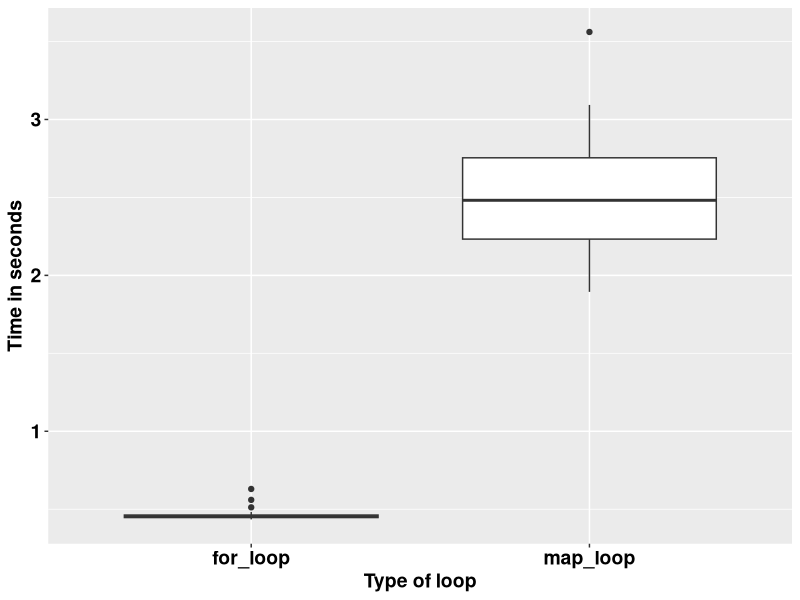

Source code (R):
## ---- chunk 1
knitr::opts_chunk$set(echo = TRUE)
## ---- chunk 2
square <- function(a) a**2
square(3)
## ---- chunk 3
square <- function(b){ # Create the function name, called square
  b**2
}
square(3)
## ---- chunk 4
square <- function(c){ 
  product <- c**2
  return(product)
}
square(3)
## ---- chunk 5
square <- function(d){
  product <- d**2
  print(product)
}
square(5)
## ---- chunk 6
square <- function(e){
  product <- e**2
  (product)
}
square(9)
## ---- chunk 7
square <- function(f){
  product <- f**2
  show(product)
}
square(9)
## ---- chunk 8
square_root <- function(b){
  product <- b^0.5 # Square root of a number is the number raised topower half
  return(product/2)
}
square_root(9)
## ---- chunk 9
square_root
## ---- chunk 10
square(-10:10)
## ---- chunk 11
square_root(c(-26, 1:15, 158))
## ---- chunk 12
m <- list(12, 18, 345)
square_root(m[[2]])
## ---- chunk 13
rescale <- function(x){
  m <- mean(x)
  s <- sd(x)
  (x - m) / s
}
rescale(c(-52, 58, 46, 99))
## ---- chunk 14
rescale <- function(x, only_translate){
  m <- mean(x)
  translated <- x - m
  if (only_translate) return(translated)
  s <- sd(x)
  translated / s
}

rescale(x = 1:6, only_translate = TRUE)
## ---- chunk 15
rescale <- function(x, only_translate){
  m <- mean(x)
  translated <- x - m
  if (only_translate) return(translated)
  s <- sd(x)
  translated / s
}

rescale(x = 1:4, only_translate = FALSE)
## ---- chunk 16
rescale(only_translate = TRUE, x = 1:4)
## ---- chunk 17
rescale(x = 1:4, TRUE)
rescale(TRUE, x = 1:4)
rescale(1:4, only_translate = T)
rescale(only_translate = T, 1:4)
## ---- chunk 18
rescale(1:4, o = T)
rescale(o = T, 1:4)
## ---- chunk 19
rescale <- function(x, only_translate = FALSE){
  m <- mean(x)
  translated <- x - m
  if(only_translate) return(translated)
  s <- sd(x)
  translated / s
}
## ---- chunk 20
rescale(1:4) # This runs with only_translate being taken as FALSE by default.
## ---- chunk 21
rescale <- function(x, ...){
  m <- mean(x, ...)
  s <- sd(x, ...)
  (x - m) / s
}

rescale(1:4) # 
## ---- chunk 22
x <- c(NA, 1:3)
rescale(x)
## ---- chunk 23
x <- c(NA, 1:3)
rescale(x, na.rm = TRUE)
## ---- chunk 24
some_function <- function(x) x
other_function <- function(x, ...) x
# some_function(1:4, foo = "bar") # This does not run because there was no allowance.
other_function(1:4, foo = "bar")

## ---- chunk 25
f <- function(...) list(...)
g <- function(x, y, ...) f(...)
g(x = 1, y = 2, z = 3, w = 4)
## ---- chunk 26
compare_rasters <- function(x) {
  if (sum(x > 0.5, na.rm = TRUE) > 7) {
    return(1)
  } else {
    return(0)
  }
  
}
## ---- chunk 27
library(tidyverse)
volumes <- rnorm(1000000)

for_loop <- vector()

for (k in 1:20) {
  for_loop[k] <- system.time(for (i in 1:length(volumes)) {
    2.3 * volumes[i] ^ 9
  })
}

map_loop <- vector()
for (j in 1:20) {
  map_loop[j] <- system.time(map_vec(volumes, \(x) 2.3 * x ^ 9))
}
## ---- chunk 28
data.frame(for_loop = for_loop, map_loop = map_loop) %>% 
  gather(key = "key", value = "value") %>% 
  ggplot(aes(key, value)) +
  geom_boxplot() +
  labs(x = "Type of loop",
       y = "Time in seconds") +
  theme(text = element_text(size = 14, face = "bold", colour = "black")) +
  theme(axis.text = element_text(size = 14, face = "bold", colour = "black"))
## ---- chunk 29
library(stringr)
library(lubridate)

vec <- c("Today is 7th Sept 2023")

# The task is to get the date information and make it a date object.

pattern <- "\\d{1,2}th \\[A-Za-z]+ \\d{4}"

date_object <- str_extract(vec, pattern)

date_object <- str_replace(date_object, "th", "")

date_object <- str_replace(date_object, "Sept", "9")

date_object <- dmy(date_object)

print(date_object)
